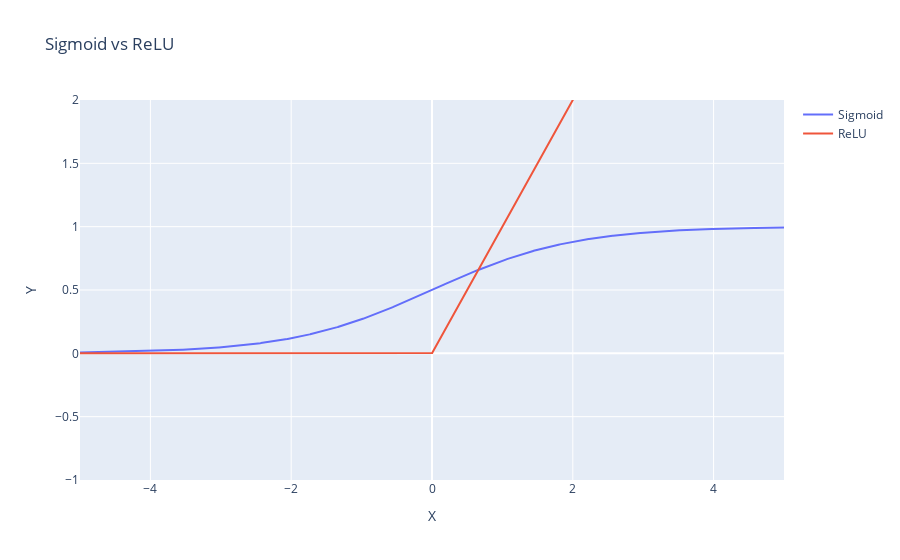

Write notebook code for a chart like this one.
### Markdown cell above
We can plot these graphs between -5 and 5 to see what they look like:

### Code cell
## The sigmoid function
x = np.linspace(-5,5,1500)
y = sigmoid(x)
z = ReLU(x)

fig0 = go.Figure()

## Adding the Sigmoid
fig0.add_trace(go.Scatter(x=x,
                          y=y,
                          mode='lines',
                          name='Sigmoid'))

## Adding ReLU
fig0.add_trace(go.Scatter(x=x,
                          y=z,
                          mode='lines',
                          name='ReLU'))

fig0.update_traces(hoverinfo='text+name+y')

fig0.update_layout(title = 'Sigmoid vs ReLU',
                   yaxis_range=[-1,2],
                   xaxis_range=[-5,5],
                   xaxis_title="X",
                   yaxis_title="Y",)

fig0

### Figure 1 — Plotly figure (JSON) as saved in the notebook; plotly's stock layout.template omitted (floating-point values rounded to 4 significant figures; data arrays with more than 128 entries replaced by an {"elided": "..."} marker saying what was removed)
{"data": [{"hoverinfo": "text+name+y", "mode": "lines", "name": "Sigmoid", "type": "scatter", "x": {"elided": "1500 float values"}, "y": {"elided": "1500 float values"}}, {"hoverinfo": "text+name+y", "mode": "lines", "name": "ReLU", "type": "scatter", "x": {"elided": "1500 float values"}, "y": {"elided": "1500 float values"}}], "layout": {"title": {"text": "Sigmoid vs ReLU"}, "xaxis": {"range": [-5, 5], "title": {"text": "X"}}, "yaxis": {"range": [-1, 2], "title": {"text": "Y"}}}}
